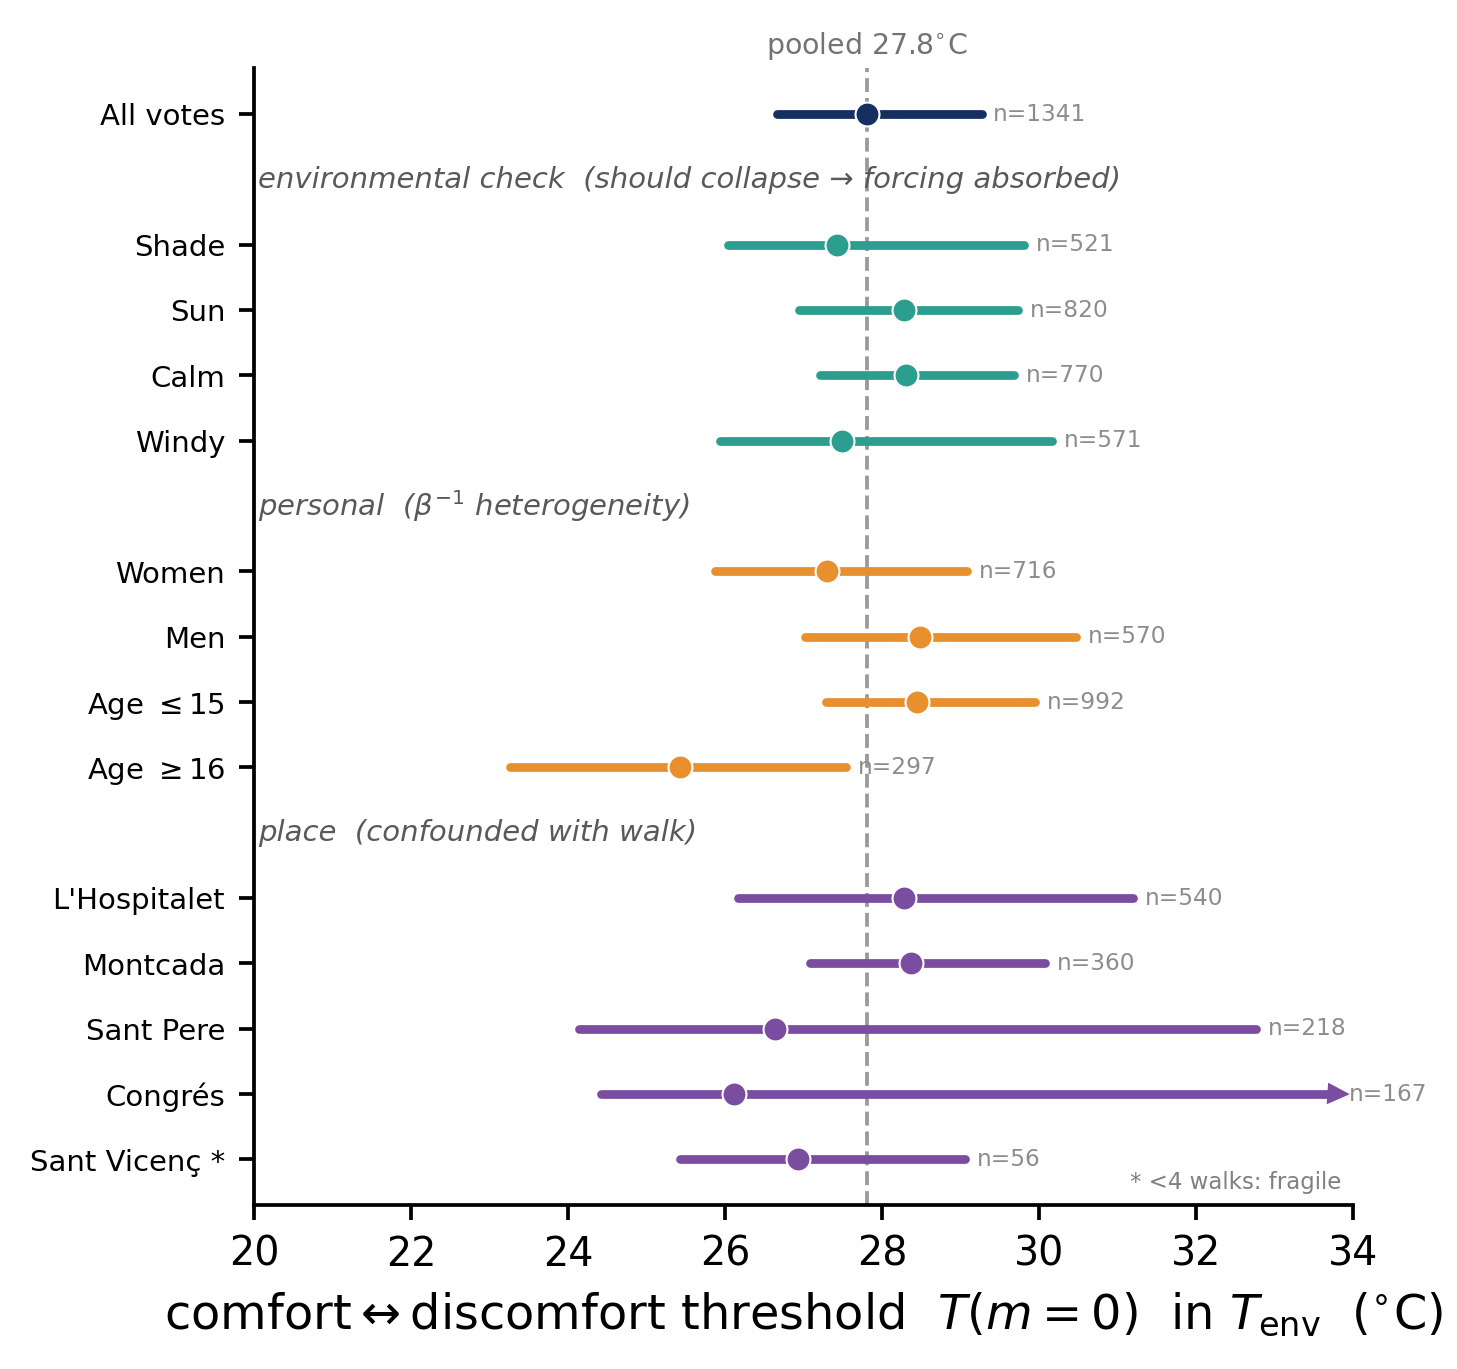

Recreate this plot in Python.
"""F_heterogeneity_Tenv -- threshold T(m=0) measured in T_env (sun/wind already absorbed), so
only NON-environmental structure should remain. Three blocks:
  (1) environmental check (Shade/Sun/Calm/Windy): if T_env truly absorbs the forcing these
      collapse onto the pooled line -- a within-figure proof we 'ate' sun and wind;
  (2) personal (Women/Men, Age<=15/>=16): the microscopic face of the Blume-Capel beta^-1;
  (3) place (city/neighbourhood): residual spatial inequality (confounded with walk/day).
Method: logistic [U vs C] ~ T_env, threshold -b0/b1, walk-stratified bootstrap CI.
Data: markovian_analysis_baseline.csv. Paper-style."""
import os, numpy as np, pandas as pd, matplotlib.pyplot as plt
from _common import set_style, set_paper_style, save, CM
set_style(); set_paper_style()
HERE=os.path.dirname(os.path.abspath(__file__)); DEG=r"$^{\circ}$C"
B=os.path.join(HERE,"..","data","markovian_analysis_baseline.csv")
RNG=np.random.default_rng(2); NB=2000; C="T_env"
d=pd.read_csv(B).copy()
d["city"]=d["city"].replace({"L'Hospitalet de Llobreat":"L'Hospitalet de Llobregat"})
d=d.dropna(subset=["comfort3",C,"walk_id"]).copy()
d=d[d.comfort3.isin(["comfortable","uncomfortable"])].copy(); d["y"]=(d.comfort3=="uncomfortable").astype(float)
YOUNG={"Less than 10","10-12","13-15"}; ELD={"65-74","75-84"}
d["agebin"]=d.age.map(lambda a:"le15" if a in YOUNG else ("ge16" if pd.notna(a) and a not in ELD else np.nan))
CITYAB={"L'Hospitalet de Llobregat":"L'Hospitalet","Montcada i Reixac":"Montcada",
        "Barri Sant Pere / La Ribera - Barcelona":"Sant Pere","Barri Congrés / Els Indians  - Barcelona":"Congrés",
        "Sant Vicenç dels Horts":"Sant Vicenç"}

def fit(sub):
    if len(sub)<40 or sub.y.nunique()<2: return np.nan
    x=sub[C].to_numpy(float); y=sub.y.to_numpy(float); X=np.column_stack([np.ones_like(x),x]); b=np.zeros(2)
    for _ in range(40):
        p=1/(1+np.exp(-np.clip(X@b,-30,30))); W=np.maximum(p*(1-p),1e-9)
        try: s=np.linalg.solve((X*W[:,None]).T@X+1e-8*np.eye(2),X.T@(y-p))
        except: return np.nan
        b+=s
        if np.max(np.abs(s))<1e-9: break
    return -b[0]/b[1] if b[1]>0 else np.nan
def boot(sub):
    wl=sub.walk_id.unique(); wi={w:sub.index[sub.walk_id==w].to_numpy() for w in wl}; o=[]
    for _ in range(NB):
        t=fit(sub.loc[np.concatenate([wi[w] for w in RNG.choice(wl,len(wl),replace=True)])])
        if not np.isnan(t): o.append(t)
    return (np.median(o),np.percentile(o,2.5),np.percentile(o,97.5)) if o else (np.nan,np.nan,np.nan)

g=d[d.gender.isin(["Man","Woman"])]
items=[("All votes",d,"ref")]
items+=[("ENV","header",None)]
items+=[("Shade",d[d.sun_s==0],"env"),("Sun",d[d.sun_s>=0.5],"env"),
        ("Calm",d[d.wind_s<=0.25],"env"),("Windy",d[d.wind_s>=0.5],"env")]
items+=[("PERSONAL","header",None)]
items+=[("Women",g[g.gender=="Woman"],"per"),("Men",g[g.gender=="Man"],"per"),
        (r"Age $\leq$15",d[d.agebin=="le15"],"per"),(r"Age $\geq$16",d[d.agebin=="ge16"],"per")]
items+=[("PLACE","header",None)]
for full,ab in sorted(CITYAB.items(),key=lambda kv: -len(d[d.city==kv[0]])):
    sub=d[d.city==full]; frag=" *" if sub.walk_id.nunique()<4 else ""
    items.append((ab+frag,sub,"place"))

gmed=fit(d); rows=[]
for lab,sub,kind in items:
    if isinstance(sub,str): rows.append((lab,None,None,None,None,"header")); continue
    m,lo,hi=boot(sub); rows.append((lab,m,lo,hi,len(sub),kind))
COL={"ref":"#152F61","env":"#2C9E8F","per":"#E8902E","place":"#7B4DA0"}
HEAD={"ENV":"environmental check  (should collapse → forcing absorbed)",
      "PERSONAL":"personal  ($\\beta^{-1}$ heterogeneity)","PLACE":"place  (confounded with walk)"}
n=len(rows); fig,ax=plt.subplots(figsize=(12*CM,12.5*CM)); y=np.arange(n)[::-1]
ax.axvline(gmed,color="0.6",ls="--",lw=0.9,zorder=0)
ax.text(gmed,n-0.2,"pooled %.1f"%gmed+DEG,color="0.45",fontsize=6.8,ha="center",va="bottom")
for yi,(lab,m,lo,hi,nn,kind) in zip(y,rows):
    if kind=="header":
        ax.text(20.05,yi,HEAD[lab],fontsize=7,fontstyle="italic",color="0.35",va="center",ha="left")
        continue
    if np.isnan(m): continue
    lo2,hi2=max(lo,20.2),min(hi,33.8)
    ax.plot([lo2,hi2],[yi,yi],color=COL[kind],lw=2.1,solid_capstyle="round",zorder=2)
    if hi>33.8: ax.plot([33.8],[yi],marker=">",color=COL[kind],ms=3.6)
    ax.scatter([m],[yi],color=COL[kind],s=33,zorder=4,edgecolor="white",linewidth=0.5)
    ax.text(hi2+0.15,yi,"n=%d"%nn,va="center",ha="left",fontsize=5.6,color="0.55")
ax.set_yticks([yi for yi,(l,m,lo,hi,nn,k) in zip(y,rows) if k!="header"])
ax.set_yticklabels([l for (l,m,lo,hi,nn,k) in rows if k!="header"],fontsize=7)
ax.set_xlabel(r"comfort$\leftrightarrow$discomfort threshold  $T(m{=}0)$  in $T_{\rm env}$  ("+DEG+")")
ax.set_xlim(20,34); ax.set_ylim(-0.7,n-0.3)
ax.text(0.99,0.01,"* <4 walks: fragile",transform=ax.transAxes,fontsize=5.5,color="0.5",ha="right",va="bottom")
save(fig,"F_heterogeneity_Tenv")
print("pooled T_env=%.2f"%gmed)
for lab,m,lo,hi,nn,k in rows:
    if k!="header" and not np.isnan(m): print(f"  {lab:14s}[{k}] {m:5.1f} [{lo:5.1f},{hi:5.1f}] n={nn}")
